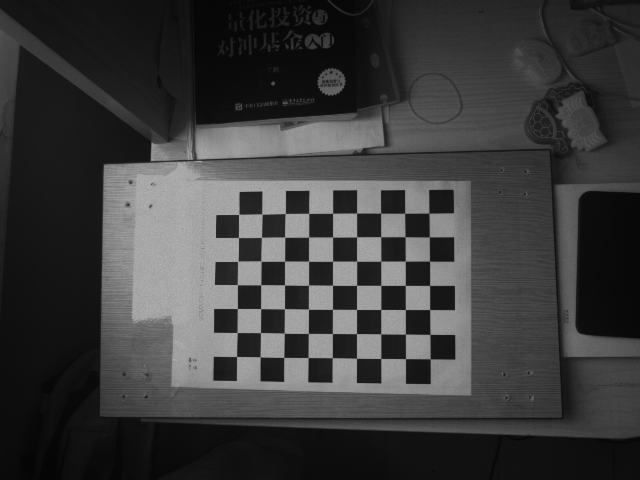
#> input picture chessboard_depth/left0.bmp, 640 x 480 px; its folder holds only this picture in this run
$ python calibrate.py
#> lines starting #> are read from the running program, lines starting #| are printed output that depends on the picture; after the words box and inside, x2 and y2 are one past the last pixel; in counts of white or black regions, pixels touching at a corner belong together
import cv2
import numpy as np
import matplotlib.pyplot as plt
import pdb
import argparse
import os

parser = argparse.ArgumentParser()
parser.add_argument('--depth_dir', help='folder of depth images', default='chessboard_depth')
args = parser.parse_args()

criteria = (cv2.TERM_CRITERIA_EPS + cv2.TERM_CRITERIA_MAX_ITER, 30, 0.001)
depth_img_num = len(os.listdir(args.depth_dir))
img_name = args.depth_dir + '/left%d.bmp'

#chessboard corner number
w = 7
h = 9

# corner positions in world coordinate
objp = np.zeros((63,3), np.float32)
objp[:,:2] = np.mgrid[0:7,0:9].T.reshape(-1,2)

# list of objp and imgp for each picture
objpoints0 = [] # points3D in world
imgpoints = [] # points2D in img

for i in range(depth_img_num):
    # pdb.set_trace()
    fname = img_name % i
    img = cv2.imread(fname, 0)
#> img is the input picture: shape (480, 640); min 4, max 181, mean 59.8
    # gray = cv2.cvtColor(img,cv2.COLOR_BGR2GRAY)
    gray = img.copy()

    # find corners
    ret, corners = cv2.findChessboardCorners(gray, (w,h), None)
#> ret = True; corners = 63 rows, first 8: [236.5, 356.5], [237.1, 332.5], [237.4, 308.5], [237.4, 284.7], [237.8, 261.4], [238.5, 237.6], [238.7, 214.4], [260.2, 356.8]
    if i == depth_img_num - 1:
        objp = objp[::-1]
    # if find
    if ret == True:
        cv2.cornerSubPix(gray,corners,(11,11),(-1,-1),criteria)
        objpoints0.append(objp)
        imgpoints.append(corners)
        # show corners on ori picture
        cv2.drawChessboardCorners(img, (w,h), corners, ret)
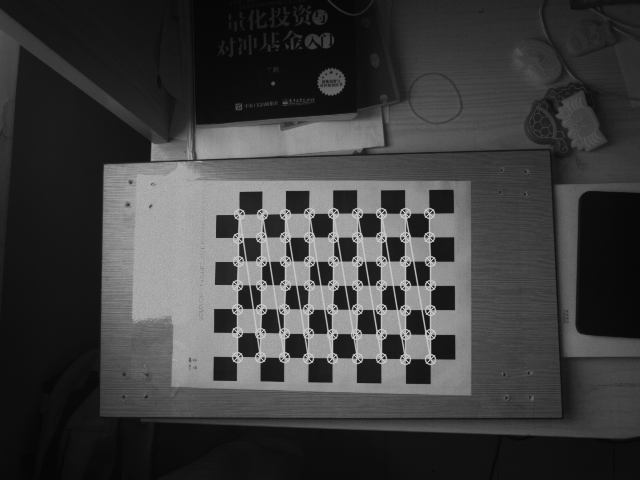
#> img: shape (480, 640); 3.88% of pixels changed, all inside (x1, y1, x2, y2) = (231, 207, 437, 366)
        # [6 lines of commented-out code are left out]
ret0, mtx0, dist0, rvecs0, tvecs0 = cv2.calibrateCamera(objpoints0,
                                                        imgpoints,
                                                        gray.shape[::-1],
                                                        None,
                                                        None)
#> ret0 = 0.18; mtx0 = [[577.9, 0, 334.9], [0, 574.5, 241.6], [0, 0, 1]]; dist0 = [[-0.532, 8.63, 0.00807, -0.00139, -53.33]]; rvecs0 = ([0.00703, 0.112, 1.57],); tvecs0 = ([3.89, -1.2, 23.69],)

#> (the run stopped early here; a loop or call above may not have finished)
